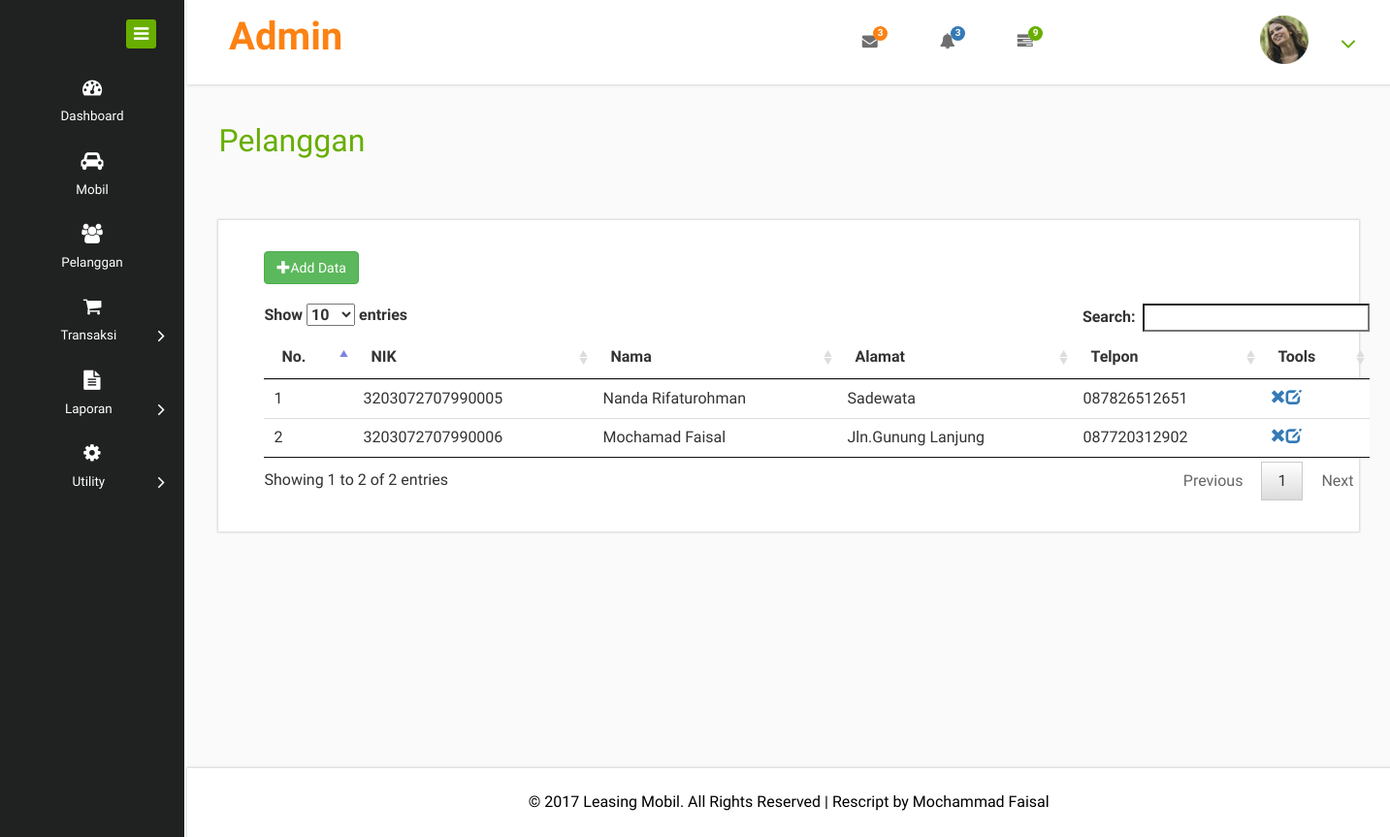
The app's page /index.php/pelanggan with its own data.
### tables this page shows
CREATE TABLE `pembeli`  (
  `ktp_pembeli` varchar(20) NOT NULL,
  `nama_pembeli` varchar(50) NULL DEFAULT NULL,
  `alamat_pembeli` varchar(50) NULL DEFAULT NULL,
  `telpon_pembeli` varchar(20) NULL DEFAULT NULL,
  PRIMARY KEY (`ktp_pembeli`) USING BTREE
);

### application/controllers/Pelanggan.php (called while the page is built, shortened)
<?php
class Pelanggan extends CI_Controller
{
	function __construct()
	{
		$this->load->model('FPelanggan','MPl');
	}
	function index(){
		$data['nama'] = $this->session->userdata('username');
		$data['tampil']='data';
		$this->load->view('view-pelanggan',$data);
	}
}
?>

### index.php (called while the page is built, shortened)
<?php
require_once BASEPATH.'core/CodeIgniter.php';

### application/views/data/pelanggan.php (the view)
<div class="table-responsive">
      <table class="table" id="data-pelanggan">
        <thead>
          <tr>
          <th>No.</th>
            <th>NIK</th>
            <th>Nama</th>
            <th>Alamat</th>
            <th>Telpon</th>
            <th>Tools</th>
          </tr>
        </thead>
        <tbody>
          <?php
          $i=1;
          $query=$this->db->query("SELECT * FROM pembeli");
          foreach($query->result_array() as $data){
            echo "<tr>";
            echo "<td>".$i."</td>";
            echo "<td>".$data['ktp_pembeli']."</td>";
            echo "<td>".$data['nama_pembeli']."</td>";
            echo "<td>".$data['alamat_pembeli']."</td>";
            echo "<td>".$data['telpon_pembeli']."</td>";
            echo "<td>".anchor('pelanggan/hapus/'.$data['ktp_pembeli'],'<span class="glyphicon glyphicon-remove"></span>',"class='remove-data'");
            echo "<a href='#edit' class='btn-edit'><span class='glyphicon glyphicon-edit'></span></a></td>";
            echo "</tr>";
            $i++;
          }
          ?>
        </tbody>
      </table>
    </div>

### application/views/parts/top2.php (shortened to what this page needs)
<!DOCTYPE HTML>
<html>
<head>
<link href="<?php echo base_url() ?>assets/css/bootstrap.css" rel="stylesheet" type="text/css" media="all">
<link href="<?php echo base_url() ?>assets/css/jquery.dataTables.css" rel="stylesheet" type="text/css" media="all">
<link href="<?php echo base_url() ?>assets/css/style.css" rel="stylesheet" type="text/css" media="all"/>
<link href="<?php echo base_url() ?>assets/css/font-awesome.css" rel="stylesheet">
<link href="<?php echo base_url(); ?>assets/css/ui-lightness/jquery-ui-1.10.4.css" rel="stylesheet">
</head>
<body>
<div class="page-container">
   <div class="left-content">
	   <div class="mother-grid-inner">
				<div class="header-main fixed">
					<div class="header-left">
							<div class="logo-name">
									 <a href="?"> <h1>Admin</h1>
								  </a>
							</div>
							<div class="clearfix"> </div>
						 </div>
						 <div class="header-right">
							<div class="profile_details_left">
								<ul class="nofitications-dropdown">
									<li class="dropdown head-dpdn">
										<a href="#" class="dropdown-toggle" data-toggle="dropdown" aria-expanded="false"><i class="fa fa-envelope"></i><span class="badge">3</span></a>
									</li>
									<li class="dropdown head-dpdn">
										<a href="#" class="dropdown-toggle" data-toggle="dropdown" aria-expanded="false"><i class="fa fa-bell"></i><span class="badge blue">3</span></a>
									</li>
									<li class="dropdown head-dpdn">
										<a href="#" class="dropdown-toggle" data-toggle="dropdown" aria-expanded="false"><i class="fa fa-tasks"></i><span class="badge blue1">9</span></a>
									</li>
								</ul>
								<div class="clearfix"> </div>
							</div>
							<div class="profile_details">
								<ul>
									<li class="dropdown profile_details_drop">
										<a href="#" class="dropdown-toggle" data-toggle="dropdown" aria-expanded="false">
											<div class="profile_img">
												<span class="prfil-img"><img src="<?php echo base_url() ?>assets/images/p1.png" alt=""> </span>
												<i class="fa fa-angle-down lnr"></i>
											</div>
										</a>
									</li>
								</ul>
							</div>
							<div class="clearfix"> </div>
						</div>
				     <div class="clearfix"> </div>
				</div>
		<div class="inner-block">

### application/views/view-pelanggan.php (shortened to what this page needs)
<?php
$this->load->view('parts/top2');
 ?>
	<div class="blank">
		<h2>Pelanggan</h2>
		<div class="blankpage-main">
<?php
$this->load->view('form/input_pelanggan');
 ?>
    <div class="container">
    <div style="margin-bottom:20px;">
		<a href="#" id="add-data" class="btn btn-success">
			<span class="glyphicon glyphicon-plus"></span>Add Data
		</a>
	</div>
<?php
if($tampil=='data'){
	$this->load->view('data/pelanggan');
}
elseif($tampil=='input'){
	$this->load->view('form/input_pelanggan');
}
 ?>
    </div>
</div>
</div>
<?php
$this->load->view('parts/sidebar');
$this->load->view('parts/bottom2');
 ?>

### application/views/parts/sidebar.php (shortened to what this page needs)
</div>
<div class="copyrights">
	 <p>© 2017 Leasing Mobil. All Rights Reserved | Rescript by  <a href="http://fb.me/faisal.cool.712/" target="_blank">Mochammad Faisal</a> </p>
</div>
</div>
</div>
    <div class="sidebar-menu">
		  	<div class="logo"> <a href="#" class="sidebar-icon"> <span class="fa fa-bars"></span> </a>  </div>
		    <div class="menu">
		      <ul id="menu" >
		        <li id="menu-home"><?php echo anchor('?','<i class="fa fa-tachometer"></i><span>Dashboard</span>') ?></li>
   		        <li><?php echo anchor('/mobil','<i class="fa fa-car"></i><span>Mobil</span>') ?></li>
   		        <li><?php echo anchor('/pelanggan','<i class="fa fa-users"></i><span>Pelanggan</span>') ?></li>
<li id="menu-academico" ><a href="#"><i class="fa fa-shopping-cart"></i><span>Transaksi</span><span class="fa fa-angle-right" style="float: right"></span></a>
		        </li>
		        <li id="menu-academico" ><a href="#"><i class="fa fa-file-text"></i><span>Laporan</span><span class="fa fa-angle-right" style="float: right"></span></a>
		        </li>
		        <li id="menu-academico" ><a href="#"><i class="fa fa-cog"></i><span>Utility</span><span class="fa fa-angle-right" style="float: right"></span></a>
		        </li>
		      </ul>
		    </div>
	 </div>
	</div>

### application/views/parts/bottom2.php (shortened to what this page needs)
</body>
</html>

### records on screen
pembeli: ktp_pembeli "3203072707990005", nama_pembeli "Nanda Rifaturohman", alamat_pembeli "Sadewata", telpon_pembeli "087826512651"
pembeli: ktp_pembeli "3203072707990006", nama_pembeli "Mochamad Faisal", alamat_pembeli "Jln.Gunung Lanjung", telpon_pembeli "087720312902"

### other values on screen
anchor('?','<i class="fa fa-tachometer"></i><span>Dashboard</span>') "Dashboard"
anchor('/mobil','<i class="fa fa-car"></i><span>Mobil</span>') "Mobil"
